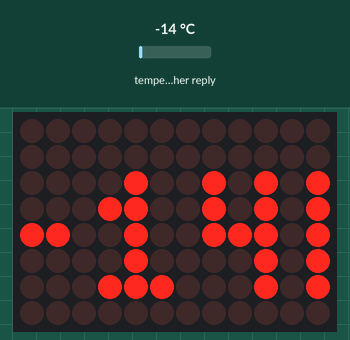
This sketch was run on a simulated Arduino Uno R4 WiFi. Shown: 12×8 LED matrix. The inputs (shaded band) are chosen by the test bench; at power-on: temperature in the weather reply 18 °C. WiFi joins after 1.5 s; servers stay silent unless stated; web services answer with replies made up by the test bench; what the sketch prints to the serial monitor is not drawn.

2.3 s: temperature in the weather reply set to -14 °C
Above: at 4.1 s.
Timing chart, 0 to 5.6 s (numbered marks = the images above; inputs shaded):
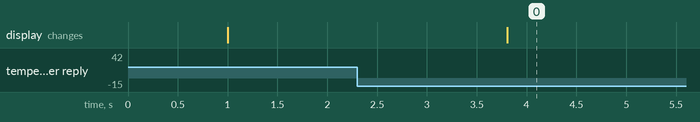

Measured:
- after the input at 2.3 s, the display: changes after 1.5 s (image 0)

The sketch:

weather.ino
```cpp
#include "Arduino_LED_Matrix.h"
#include <WiFiS3.h>

ArduinoLEDMatrix matrix;

const char* ssid = "YOUR_SSID";
const char* pass = "YOUR_PASSWORD";

const char* host = "api.open-meteo.com";
const char* path = "/v1/forecast?latitude=52.79&longitude=-0.15&current=temperature_2m&forecast_days=1";

const unsigned long REFRESH_MS = 600000; // 10 minutes
unsigned long lastFetch = 0;
bool firstRun = true;

// 3x5 font for digits 0-9, minus sign, decimal point, degree symbol, C
// Each character is 3 columns wide, 5 rows tall
const byte font3x5[][5] = {
  { 0b111, 0b101, 0b101, 0b101, 0b111 }, // 0
  { 0b010, 0b110, 0b010, 0b010, 0b111 }, // 1
  { 0b111, 0b001, 0b111, 0b100, 0b111 }, // 2
  { 0b111, 0b001, 0b111, 0b001, 0b111 }, // 3
  { 0b101, 0b101, 0b111, 0b001, 0b001 }, // 4
  { 0b111, 0b100, 0b111, 0b001, 0b111 }, // 5
  { 0b111, 0b100, 0b111, 0b101, 0b111 }, // 6
  { 0b111, 0b001, 0b010, 0b010, 0b010 }, // 7
  { 0b111, 0b101, 0b111, 0b101, 0b111 }, // 8
  { 0b111, 0b101, 0b111, 0b001, 0b111 }, // 9
  { 0b000, 0b000, 0b111, 0b000, 0b000 }, // 10 = minus
  { 0b000, 0b000, 0b000, 0b000, 0b010 }, // 11 = decimal point (1 wide)
  { 0b010, 0b101, 0b010, 0b000, 0b000 }, // 12 = degree symbol
  { 0b111, 0b100, 0b100, 0b100, 0b111 }, // 13 = C
};

void drawChar(byte frame[8][12], int charIdx, int xOff, int yOff) {
  for (int row = 0; row < 5; row++) {
    for (int col = 0; col < 3; col++) {
      int x = xOff + col;
      int y = yOff + row;
      if (x >= 0 && x < 12 && y >= 0 && y < 8) {
        if (font3x5[charIdx][row] & (0b100 >> col)) {
          frame[y][x] = 1;
        }
      }
    }
  }
}

void showTemp(float temp) {
  byte frame[8][12] = {};

  // Build the string of character indices
  int chars[8];
  int nChars = 0;

  // Round to nearest integer, show like "-7C"
  int rounded = (int)(temp + (temp >= 0 ? 0.5 : -0.5));
  bool negative = rounded < 0;
  if (negative) rounded = -rounded;

  if (negative) chars[nChars++] = 10; // minus

  if (rounded >= 10) {
    chars[nChars++] = rounded / 10;
  }
  chars[nChars++] = rounded % 10;
  chars[nChars++] = 13; // C

  // Calculate total width: each char is 3 wide + 1 gap, except decimal = 1 wide + 1 gap
  int totalWidth = 0;
  for (int i = 0; i < nChars; i++) {
    totalWidth += 4; // each char is 3 wide + 1 gap
  }
  totalWidth--; // no trailing gap

  // Center on the 12-wide display, vertically offset by 1 from top
  int xStart = (12 - totalWidth) / 2;
  int yStart = 2; // vertically center 5px tall font in 8px

  int x = xStart;
  for (int i = 0; i < nChars; i++) {
    drawChar(frame, chars[i], x, yStart);
    x += 4;
  }

  matrix.renderBitmap(frame, 8, 12);
}

// Show a simple "connecting" animation
void showConnecting() {
  byte frame[8][12] = {};
  // Three dots that animate
  static int dot = 0;
  for (int i = 0; i <= dot; i++) {
    int x = 3 + i * 3;
    frame[4][x] = 1;
  }
  dot = (dot + 1) % 3;
  matrix.renderBitmap(frame, 8, 12);
}

// Show error X
void showError() {
  byte frame[8][12] = {};
  frame[1][3] = 1; frame[1][8] = 1;
  frame[2][4] = 1; frame[2][7] = 1;
  frame[3][5] = 1; frame[3][6] = 1;
  frame[4][5] = 1; frame[4][6] = 1;
  frame[5][4] = 1; frame[5][7] = 1;
  frame[6][3] = 1; frame[6][8] = 1;
  matrix.renderBitmap(frame, 8, 12);
}

bool connectWiFi() {
  int status = WiFi.status();
  Serial.print("WiFi status: ");
  Serial.println(status);

  if (status == WL_CONNECTED) return true;

  Serial.print("Connecting to SSID: ");
  Serial.println(ssid);
  WiFi.begin(ssid, pass);

  int attempts = 0;
  while (WiFi.status() != WL_CONNECTED && attempts < 30) {
    showConnecting();
    delay(500);
    Serial.print("Attempt ");
    Serial.print(attempts);
    Serial.print(" status=");
    Serial.println(WiFi.status());
    attempts++;
  }

  status = WiFi.status();
  Serial.print("Final WiFi status: ");
  Serial.println(status);

  if (status == WL_CONNECTED) {
    Serial.print("Connected! IP: ");
    Serial.println(WiFi.localIP());
    Serial.print("Signal strength (RSSI): ");
    Serial.println(WiFi.RSSI());
    delay(1000); // Let network stack stabilize
    return true;
  }

  Serial.println("WiFi connection FAILED");
  // Status codes: 0=IDLE, 1=NO_SSID_AVAIL, 4=CONNECT_FAILED, 6=DISCONNECTED
  return false;
}

float fetchTemperature() {
  WiFiClient client;
  float temp = -999;

  Serial.println("Fetching weather...");
  Serial.print("Connecting to ");
  Serial.print(host);
  Serial.println(":80 ...");

  // Try connecting with retries
  bool connected = false;
  for (int retry = 0; retry < 3 && !connected; retry++) {
    if (retry > 0) {
      Serial.print("Retry ");
      Serial.println(retry);
      delay(2000);
    }
    connected = client.connect(host, 80);
  }
  if (!connected) {
    Serial.println("Connection to server failed after 3 attempts");
    return temp;
  }
  Serial.println("Connected to server!");

  client.print("GET ");
  client.print(path);
  client.println(" HTTP/1.1");
  client.print("Host: ");
  client.println(host);
  client.println("Connection: close");
  client.println();

  // Wait for response with timeout
  unsigned long timeout = millis();
  while (!client.available()) {
    if (millis() - timeout > 15000) {
      Serial.println("HTTP timeout");
      client.stop();
      return temp;
    }
    delay(100);
  }

  // Read entire response, waiting for all data
  String response = "";
  while (client.connected() || client.available()) {
    if (client.available()) {
      response += (char)client.read();
    } else {
      delay(10);
    }
  }
  client.stop();

  // Find "temperature_2m": in the JSON
  int idx = response.indexOf("\"temperature_2m\":");
  if (idx == -1) {
    // Try in the current object block (after "current":{)
    idx = response.indexOf("temperature_2m\":");
  }

  if (idx != -1) {
    // Find the value - scan past "temperature_2m": to the number
    // There are two occurrences: one in current_units and one in current
    // We want the one in "current" block (second occurrence)
    int secondIdx = response.indexOf("\"temperature_2m\":", idx + 1);
    if (secondIdx != -1) idx = secondIdx;

    int colonPos = response.indexOf(':', idx);
    if (colonPos != -1) {
      // Extract the number after the colon
      String numStr = "";
      for (int i = colonPos + 1; i < response.length() && i < colonPos + 15; i++) {
        char c = response.charAt(i);
        if (c == '-' || c == '.' || (c >= '0' && c <= '9')) {
          numStr += c;
        } else if (numStr.length() > 0) {
          break;
        }
      }
      if (numStr.length() > 0) {
        temp = numStr.toFloat();
        Serial.print("Temperature: ");
        Serial.print(temp);
        Serial.println(" C");
      }
    }
  } else {
    Serial.println("Could not parse temperature from response");
    Serial.println(response.substring(response.length() - 200));
  }

  return temp;
}

void setup() {
  Serial.begin(115200);
  delay(1000);
  matrix.begin();

  Serial.println("Weather Station - Spalding, UK");
}

void loop() {
  unsigned long now = millis();

  if (firstRun || (now - lastFetch >= REFRESH_MS)) {
    firstRun = false;
    lastFetch = now;

    if (connectWiFi()) {
      float temp = fetchTemperature();
      if (temp > -999) {
        showTemp(temp);
      } else {
        showError();
      }
    } else {
      showError();
    }
  }
}
```
